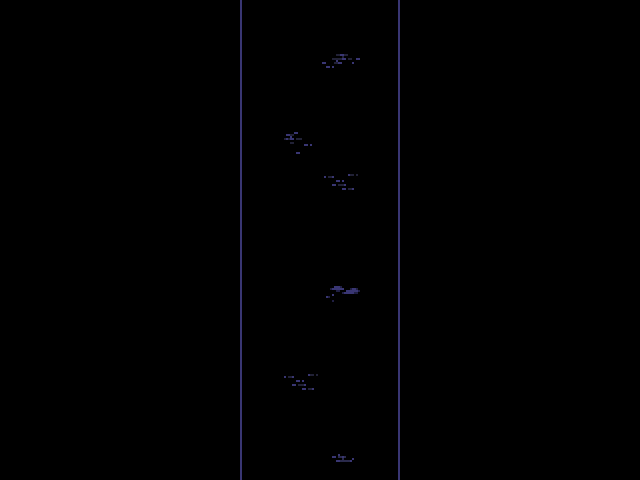

The image is a tile-based game level rendered from a .tmx file. Its description and complete source (layers, tilesets, objects, tile grids) follow:
An orthogonal 16x12 tile map with 40x40 px tiles, 1 tile layer (Tile Layer 1) and 6 objects (2x transition, entry, trial).

<map version="1.8" tiledversion="1.8.6" orientation="orthogonal" renderorder="right-down" width="16" height="12" tilewidth="40" tileheight="40" infinite="0" nextlayerid="5" nextobjectid="7">
 <editorsettings>
  <export target="data.lua" format="lua" />
 </editorsettings>
 <properties>
  <property name="border" value="castle" />
  <property name="music" value="jamm_dungeon" />
 </properties>
 <tileset firstgid="1" source="../../../../tilesets/jamm_dungeon.tsx" />
 <layer id="1" name="Tile Layer 1" width="16" height="12">
  <data encoding="csv">
0,0,0,0,0,0,52,51,51,50,0,0,0,0,0,0,
0,0,0,0,0,0,52,51,34,50,0,0,0,0,0,0,
0,0,0,0,0,0,52,51,51,50,0,0,0,0,0,0,
0,0,0,0,0,0,52,33,51,50,0,0,0,0,0,0,
0,0,0,0,0,0,52,51,41,50,0,0,0,0,0,0,
0,0,0,0,0,0,52,51,51,50,0,0,0,0,0,0,
0,0,0,0,0,0,52,51,51,50,0,0,0,0,0,0,
0,0,0,0,0,0,52,51,25,50,0,0,0,0,0,0,
0,0,0,0,0,0,52,51,51,50,0,0,0,0,0,0,
0,0,0,0,0,0,52,41,51,50,0,0,0,0,0,0,
0,0,0,0,0,0,52,51,51,50,0,0,0,0,0,0,
0,0,0,0,0,0,52,51,40,50,0,0,0,0,0,0
</data>
 </layer>
 <objectgroup id="2" name="collision">
  <object id="1" x="0" y="0" width="240" height="480" />
  <object id="2" x="400" y="0" width="240" height="480" />
 </objectgroup>
 <objectgroup id="3" name="markers">
  <object id="5" name="entry" x="320" y="440">
   <point />
  </object>
  <object id="6" name="trial" x="320" y="40">
   <point />
  </object>
 </objectgroup>
 <objectgroup id="4" name="objects">
  <object id="3" name="transition" x="240" y="-40" width="160" height="40">
   <properties>
    <property name="facing" value="down" />
    <property name="map" value="fwood/dungeon_inside/combat_trial" />
    <property name="marker" value="entry" />
   </properties>
  </object>
  <object id="4" name="transition" x="240" y="480" width="160" height="40">
   <properties>
    <property name="facing" value="down" />
    <property name="map" value="fwood/dungeon_inside/floor2_main" />
    <property name="marker" value="combat" />
   </properties>
  </object>
 </objectgroup>
</map>
